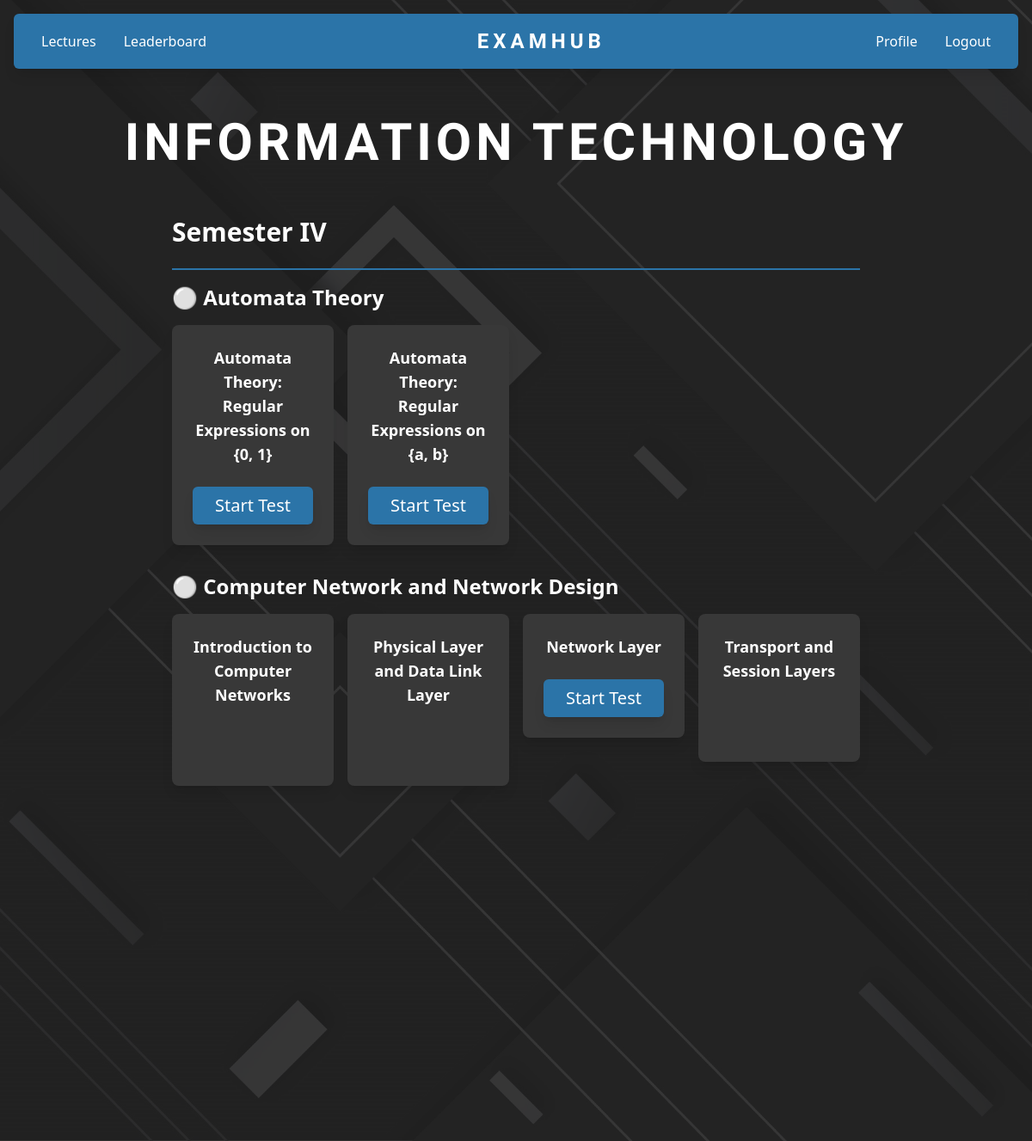
Page /tests/lectures (signed in) on the committed database.
### tables this page shows
CREATE TABLE tests (
    test_id TEXT,
    test_name TEXT,
    test_description TEXT,
    course_name TEXT,
    course_code TEXT,
    course_semester TEXT,
    course_branch TEXT,
    questions TEXT,  -- Storing questions as JSON string
    created_at TEXT
);

### app.py (the view)
@app.route('/tests/lectures')
def lectures():
    if "course_branch" in session:
        cursor.execute("SELECT * FROM tests WHERE course_branch = ? AND course_semester = ?", (session["course_branch"], session["course_semester"]))
    elif "student_branch" in session:
        cursor.execute("SELECT * FROM tests WHERE course_branch = ? AND course_semester = ?", (session["student_branch"], session["student_semester"]))
    lectures = cursor.fetchall()
    return render_template('/tests/lectures.html', lectures=lectures)

### templates/tests/lectures.html (shortened to what this page needs)
{% extends 'layouts/main_layout.html' %}  {% block content %} {% if session.get("student_id") or
session.get("course_branch") %}
<div class="intersecting_invisible container text-white">
    <div
        class="intersecting_invisible w-full flex justify-center items-center py-10 flex-col gap-8"
    >
        {% if lectures %}
        <span
            class="intersecting_invisible text-6xl title uppercase font-bold text-center"
        >
            {{ session.get("student_branch") or session.get("course_branch") }}
        </span>
        {% endif %} {% if lectures %}
        <div class="intersecting_invisible w-10/12">
            <h3
                class="intersecting_invisible text-3xl font-semibold py-6 border-b-[var(--primary)] border-b-2"
            >
                {{ session.get("course_semester") or
                session.get("student_semester") }}
            </h3>
            {% set courses = {} %} {% for test in lectures %} {% if test[3] not
            in courses %} {% set _ = courses.update({test[3]: []}) %} {% endif
            %} {% set _ = courses[test[3]].append(test) %} {% endfor %}  {% for course_name,
            course_tests in courses.items() %}
            <div class="intersecting_invisible mb-8">
                <h4 class="intersecting_invisible text-2xl font-bold my-4">
                    ⚪ {{ course_name }}
                </h4>
                <div class="intersecting_invisible grid grid-cols-4 gap-4">
                    <div class="intersecting_invisible flex flex-col gap-4">
                        {% for test in course_tests %} {% if loop.index0 % 4 ==
                        0 %}
                        <div
                            data-test-id="{{test[0]}}"
                            class="intersecting_invisible test-card w-full h-fit hover:scale-105 transition-transform p-6 flex flex-col gap-2 bg-tertiary rounded-lg shadow-lg"
                        >
                            <p
                                class="intersecting_invisible text-lg font-bold text-center"
                            >
                                {{ test[1] }}
                            </p>
                            <div
                                class="intersecting_invisible mt-4 flex h-fit {% if not session.get('course_branch') %}flex-col{% else %}justify-around gap-5 flex-row{% endif %}"
                            >
                                <a
                                    href="{{ url_for('start_test', test_id=test[0]) }}"
                                    class="intersecting_invisible w-full shadow-lg text-xl text-center bg-primary p-2 rounded-md hover:opacity-75 hover:cursor-pointer text-white"
                                >
                                    Start Test
                                </a>
                            </div>
                        </div>
                        {% endif %} {% endfor %}
                    </div>
                    <div class="intersecting_invisible flex flex-col gap-4">
                        {% for test in course_tests %} {% if loop.index0 % 4 ==
                        1 %}
                        <div
                            data-test-id="{{test[0]}}"
                            class="intersecting_invisible test-card w-full h-fit hover:scale-105 transition-transform p-6 flex flex-col gap-2 bg-tertiary rounded-lg shadow-lg"
                        >
                            <p
                                class="intersecting_invisible text-lg font-bold text-center"
                            >
                                {{ test[1] }}
                            </p>
                            <div
                                class="intersecting_invisible mt-4 flex h-fit {% if not session.get('course_branch') %}flex-col{% else %}justify-around gap-5 flex-row{% endif %}"
                            >
                                <a
                                    href="{{ url_for('start_test', test_id=test[0]) }}"
                                    class="intersecting_invisible w-full shadow-lg text-xl text-center bg-primary p-2 rounded-md hover:opacity-75 hover:cursor-pointer text-white"
                                >
                                    Start Test
                                </a>
                            </div>
                        </div>
                        {% endif %} {% endfor %}
                    </div>
                    <div class="intersecting_invisible flex flex-col gap-4">
                        {% for test in course_tests %} {% if loop.index0 % 4 ==
                        2 %}
                        <div
                            data-test-id="{{test[0]}}"
                            class="intersecting_invisible test-card w-full h-fit hover:scale-105 transition-transform p-6 flex flex-col gap-2 bg-tertiary rounded-lg shadow-lg"
                        >
                            <p
                                class="intersecting_invisible text-lg font-bold text-center"
                            >
                                {{ test[1] }}
                            </p>
                            <div
                                class="intersecting_invisible mt-4 flex h-fit {% if not session.get('course_branch') %}flex-col{% else %}justify-around gap-5 flex-row{% endif %}"
                            >
                                <a
                                    href="{{ url_for('start_test', test_id=test[0]) }}"
                                    class="intersecting_invisible w-full shadow-lg text-xl text-center bg-primary p-2 rounded-md hover:opacity-75 hover:cursor-pointer text-white"
                                >
                                    Start Test
                                </a>
                            </div>
                        </div>
                        {% endif %} {% endfor %}
                    </div>
                    <div class="intersecting_invisible flex flex-col gap-4">
                        {% for test in course_tests %} {% if loop.index0 % 4 ==
                        3 %}
                        <div
                            data-test-id="{{test[0]}}"
                            class="intersecting_invisible test-card w-full h-fit hover:scale-105 transition-transform p-6 flex flex-col gap-2 bg-tertiary rounded-lg shadow-lg"
                        >
                            <p
                                class="intersecting_invisible text-lg font-bold text-center"
                            >
                                {{ test[1] }}
                            </p>
                        </div>
                        {% endif %} {% endfor %}
                    </div>
                </div>
            </div>
            {% endfor %}
        </div>
        {% endif %}
    </div>
</div>
{% endif %} {% endblock %}

### templates/layouts/main_layout.html (shortened to what this page needs)
<!doctype html>
<html lang="en">
    <head>
        <link href="/static/styles.css" rel="stylesheet" />
        <link
            href="{{ url_for('static', filename='output.css') }}"
            rel="stylesheet"
        />
        <link
            rel="stylesheet"
            href="https://cdnjs.cloudflare.com/ajax/libs/font-awesome/6.4.2/css/all.min.css"
        />
        <script src="https://cdn.tailwindcss.com"></script>
    </head>
    <body>
        {% if session["course_branch"] %} {% include
        'components/admin/navbar.html' %} {% else %} {% include
        'components/navbar.html' %} {% endif %}
        <div class="intersecting_invisible content m-1">
            {% block content %}{% endblock %}
        </div>
        {% include 'components/bg-cover.html' %}
    </body>
</html>

### templates/components/navbar.html (shortened to what this page needs)
<nav
    class="intersecting_invisible py-4 px-8 m-4 rounded-md shadow-lg flex bg-primary flex-row border-primary justify-between"
>
    <ul class="intersecting_invisible flex gap-8 items-center">
        <li>
            <a href="/tests/lectures" class="intersecting_invisible text-white"
                >Lectures</a
            >
        </li>
        <li>
            <a href="/leaderboards" class="intersecting_invisible text-white"
                >Leaderboard</a
            >
        </li>
        <li>
        </li>
    </ul>
    <ul class="intersecting_invisible flex gap-8 items-center">
        <li>
            <a href="/" class="intersecting_invisible text-white text-2xl title"
                >EXAMHUB</a
            >
        </li>
    </ul>
    <ul class="intersecting_invisible flex gap-8 items-center">
        <li>
        </li>
        <li>
            <a href="/profile" class="intersecting_invisible text-white"
                >Profile</a
            >
        </li>
        <li>
            <a href="/auth/log-in" class="intersecting_invisible text-white"
                >Logout</a
            >
        </li>
    </ul>
</nav>

### templates/components/bg-cover.html
{% set random_num = range(1, 5)|random %} {% if random_num == 1 %}
<img
    src="{{ url_for('static', filename='assets/imgs/bg_cover.jpg') }}"
    class="intersecting_invisible w-screen h-screen fixed top-0 left-0 object-cover -z-10 opacity-10 selection:bg-transparent"
    alt="Background image"
/>
{% elif random_num == 2 %}
<img
    src="{{ url_for('static', filename='assets/imgs/bg_cover.jpg') }}"
    class="intersecting_invisible w-screen h-screen scale-x-[-1] fixed top-0 left-0 object-cover -z-10 opacity-10 selection:bg-transparent"
    alt="Background image"
/>
{% elif random_num == 3 %}
<img
    src="{{ url_for('static', filename='assets/imgs/bg_cover.jpg') }}"
    class="intersecting_invisible w-screen h-screen scale-y-[-1] fixed top-0 left-0 object-cover -z-10 opacity-10 selection:bg-transparent"
    alt="Background image"
/>
{% elif random_num == 4 %}
<img
    src="{{ url_for('static', filename='assets/imgs/bg_cover.jpg') }}"
    class="intersecting_invisible w-screen h-screen scale-[-1] fixed top-0 left-0 object-cover -z-10 opacity-10 selection:bg-transparent"
    alt="Background image"
/>
{% endif %}

### static/styles.css (style rules this page uses)
:root { --primary: #2b74a8; --secondary: #222222; --tertiary: #383838; }
body { background-color: #222222; }
.title { letter-spacing: 5px; font-family: "Comfortaa", sans-serif; font-weight: 800; font-style: bolder; }
.intersecting_invisible { z-index: 2; opacity: 0; scale: 0.96; transition: 0.35s all ease; }
.intersecting_visible { z-index: 2; scale: 1; opacity: 1; }

### templates/tests/lectures.html (style rules this page uses)
.test-card { transition: all 0.3s ease; }

### rows in the picture
tests: course_name "Automata Theory", test_name "Automata Theory: Regular Expressions on {0, 1}"
tests: test_name "Automata Theory: Regular Expressions on {a, b}"
tests: course_name "Computer Network and Network Design", test_name "Introduction to Computer Networks"
tests: test_name "Physical Layer and Data Link Layer"
tests: test_name "Network Layer"
tests: test_name "Transport and Session Layers"

### other values in the picture
{{ session.get("student_branch") or session.get("course_branch") }} "INFORMATION TECHNOLOGY"
